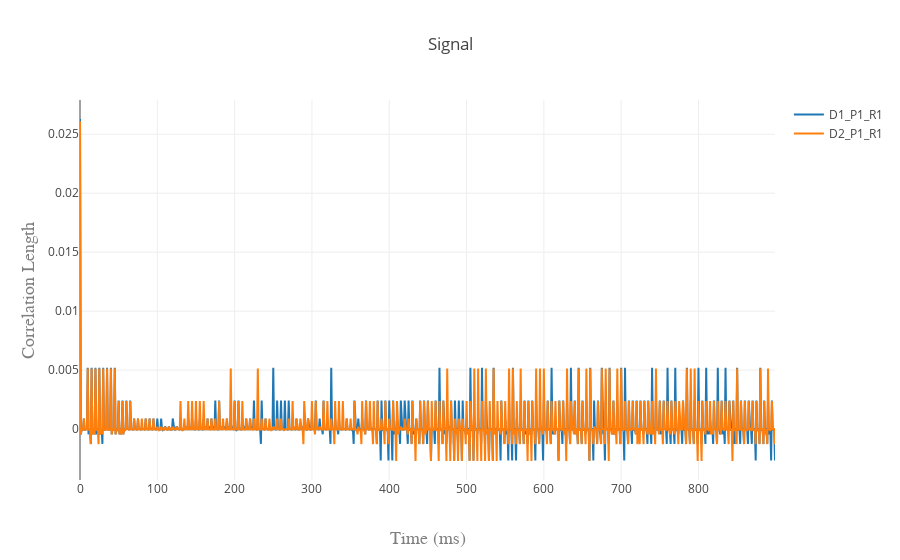

The notebook cell this image was saved under:
### Code cell
gd_d1_p1_r1_min = go.Scatter(name="D1_P1_R1", y=d1_p1_r1_min)
gd_d2_p1_r1_min = go.Scatter(name="D2_P1_R1", y=d2_p1_r1_min)

iplot({
    'data': [gd_d1_p1_r1_min, gd_d2_p1_r1_min],
    'layout': cor_layout})

### Figure 1 — Plotly figure (JSON) as saved in the notebook; plotly's stock layout.template omitted (floating-point values rounded to 4 significant figures; data arrays with more than 128 entries replaced by an {"elided": "..."} marker saying what was removed)
{"data": [{"name": "D1_P1_R1", "type": "scatter", "uid": "0a487b87-9336-46e6-9ac8-594192956c90", "y": {"elided": "900 float values"}}, {"name": "D2_P1_R1", "type": "scatter", "uid": "438bdb80-155f-4a6c-a25a-31507177f29d", "y": {"elided": "900 float values"}}], "layout": {"title": "Signal", "xaxis": {"title": "Time (ms)", "titlefont": {"color": "#7f7f7f", "family": "Courier New, monospace", "size": 18}}, "yaxis": {"title": "Correlation Length", "titlefont": {"color": "#7f7f7f", "family": "Courier New, monospace", "size": 18}}}}
